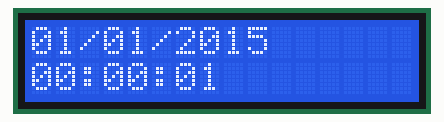
The sketch below on a simulated Arduino Uno, built with avr-gcc and run on an emulated ATmega328P. Parts: 16×2 character LCD.

Above: at 1.6 s.
At 5.7 s:
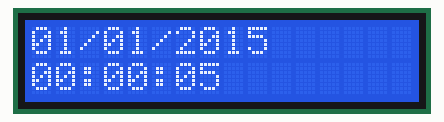
At 10.7 s:
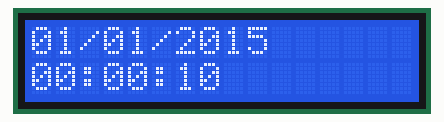
At 19.8 s:
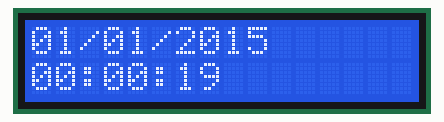
At 29.0 s:
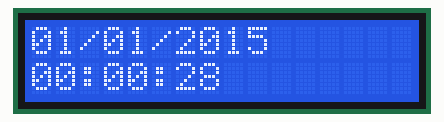
At 38.1 s:
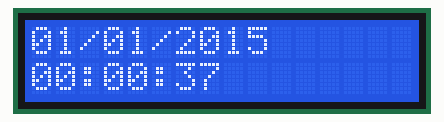

Measured:
- what the display in image 0 shows lasts 1.0 s, from 1.6 s to 2.6 s

The sketch:

Clock.ino
```cpp
#include <Time.h>
#include <Wire.h>
#include <LiquidCrystal_I2C.h>

LiquidCrystal_I2C lcd(0x27,16,2);

int FANPIN = 82;
int AMAX = 255;
boolean start;
int dayInt;

void setup() {
  start = true;
  // Set up time
  setTime(0,0,0,1,1,2015);
  dayInt = 1;

  // Set up LCD
  lcd.init();

  // ------- Quick 3 blinks of backlight  -------------
  for(int i = 0; i< 3; i++)
  {
    lcd.backlight();
    delay(250);
    lcd.noBacklight();
    delay(250);
  }
  lcd.backlight(); // finish with backlight on

}

void loop() {
  if(dayInt != day() || start){
    lcd.setCursor(0,0);
    char date[15];
    sprintf(date, "%02i/%02i/%04i", day(), month(), year());
    lcd.print(date);
    dayInt = day();
    if(start){
      start = false;
    }
  }

  // Display current time
  lcd.setCursor(0,1);
  char time[8];
  sprintf(time, "%02i:%02i:%02i", hour(), minute(), second());
  lcd.print(time);


  delay(1000);
}
```
